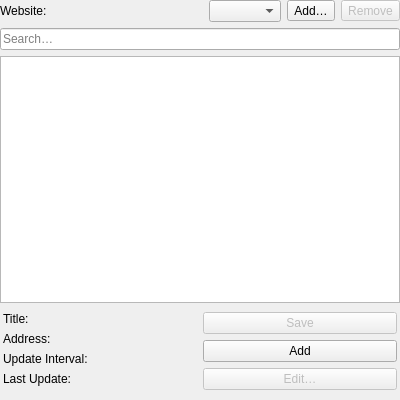
<?xml version="1.0" encoding="UTF-8"?>
<ui version="4.0">
 <class>Otter::ContentFiltersContentsWidget</class>
 <widget class="QWidget" name="Otter::ContentFiltersContentsWidget">
  <property name="geometry">
   <rect>
    <x>0</x>
    <y>0</y>
    <width>400</width>
    <height>400</height>
   </rect>
  </property>
  <layout class="QVBoxLayout" name="verticalLayout" stretch="0">
   <property name="leftMargin">
    <number>0</number>
   </property>
   <property name="topMargin">
    <number>0</number>
   </property>
   <property name="rightMargin">
    <number>0</number>
   </property>
   <property name="bottomMargin">
    <number>0</number>
   </property>
   <item>
    <widget class="QStackedWidget" name="stackedWidget">
     <property name="currentIndex">
      <number>1</number>
     </property>
     <widget class="QWidget" name="informationPage">
      <layout class="QVBoxLayout" name="informationLayout">
       <property name="leftMargin">
        <number>0</number>
       </property>
       <property name="topMargin">
        <number>0</number>
       </property>
       <property name="rightMargin">
        <number>0</number>
       </property>
       <property name="bottomMargin">
        <number>0</number>
       </property>
       <item>
        <widget class="Otter::ItemViewWidget" name="informationViewWidget">
         <property name="editTriggers">
          <set>QAbstractItemView::NoEditTriggers</set>
         </property>
         <property name="showDropIndicator" stdset="0">
          <bool>false</bool>
         </property>
         <attribute name="headerVisible">
          <bool>false</bool>
         </attribute>
        </widget>
       </item>
      </layout>
     </widget>
     <widget class="QWidget" name="settingsPage">
      <layout class="QVBoxLayout" name="settingsLayout" stretch="0,0,1,0">
       <property name="leftMargin">
        <number>0</number>
       </property>
       <property name="topMargin">
        <number>0</number>
       </property>
       <property name="rightMargin">
        <number>0</number>
       </property>
       <property name="bottomMargin">
        <number>0</number>
       </property>
       <item>
        <layout class="QHBoxLayout" name="horizontalLayout" stretch="1,0,0,0">
         <item>
          <widget class="QLabel" name="hostLabel">
           <property name="text">
            <string>Website:</string>
           </property>
           <property name="buddy">
            <cstring>hostComboBox</cstring>
           </property>
          </widget>
         </item>
         <item>
          <widget class="QComboBox" name="hostComboBox"/>
         </item>
         <item>
          <widget class="QToolButton" name="addHostButton">
           <property name="text">
            <string>Add…</string>
           </property>
          </widget>
         </item>
         <item>
          <widget class="QToolButton" name="removeHostButton">
           <property name="enabled">
            <bool>false</bool>
           </property>
           <property name="text">
            <string>Remove</string>
           </property>
          </widget>
         </item>
        </layout>
       </item>
       <item>
        <widget class="Otter::LineEditWidget" name="filterLineEditWidget">
         <property name="placeholderText">
          <string>Search…</string>
         </property>
         <property name="clearButtonEnabled">
          <bool>true</bool>
         </property>
        </widget>
       </item>
       <item>
        <widget class="Otter::ContentFiltersViewWidget" name="profilesViewWidget">
         <property name="editTriggers">
          <set>QAbstractItemView::CurrentChanged</set>
         </property>
         <property name="alternatingRowColors">
          <bool>true</bool>
         </property>
         <attribute name="headerDefaultSectionSize">
          <number>200</number>
         </attribute>
        </widget>
       </item>
       <item>
        <widget class="QWidget" name="detailsWidget" native="true">
         <layout class="QHBoxLayout" name="detailsLayout">
          <property name="leftMargin">
           <number>3</number>
          </property>
          <property name="topMargin">
           <number>3</number>
          </property>
          <property name="rightMargin">
           <number>3</number>
          </property>
          <property name="bottomMargin">
           <number>3</number>
          </property>
          <item>
           <layout class="QFormLayout" name="formLayout">
            <item row="0" column="0">
             <widget class="QLabel" name="titleLabel">
              <property name="text">
               <string>Title:</string>
              </property>
             </widget>
            </item>
            <item row="0" column="1">
             <widget class="Otter::TextLabelWidget" name="titleLabelWidget" native="true"/>
            </item>
            <item row="3" column="0">
             <widget class="QLabel" name="lastUpdateLabel">
              <property name="text">
               <string>Last Update:</string>
              </property>
             </widget>
            </item>
            <item row="3" column="1">
             <widget class="Otter::TextLabelWidget" name="lastUpdateLabelWidget" native="true"/>
            </item>
            <item row="2" column="0">
             <widget class="QLabel" name="updateIntervalLabel">
              <property name="text">
               <string>Update Interval:</string>
              </property>
             </widget>
            </item>
            <item row="2" column="1">
             <widget class="Otter::TextLabelWidget" name="updateIntervalLabelWidget" native="true"/>
            </item>
            <item row="1" column="0">
             <widget class="QLabel" name="updateUrlLabel">
              <property name="text">
               <string>Address:</string>
              </property>
             </widget>
            </item>
            <item row="1" column="1">
             <widget class="Otter::TextLabelWidget" name="updateUrlLabelWidget" native="true"/>
            </item>
           </layout>
          </item>
          <item>
           <layout class="QVBoxLayout" name="actionsLayout">
            <item>
             <widget class="QPushButton" name="saveButton">
              <property name="enabled">
               <bool>false</bool>
              </property>
              <property name="text">
               <string>Save</string>
              </property>
             </widget>
            </item>
            <item>
             <widget class="QPushButton" name="addlButton">
              <property name="text">
               <string>Add</string>
              </property>
             </widget>
            </item>
            <item>
             <widget class="QPushButton" name="editButton">
              <property name="enabled">
               <bool>false</bool>
              </property>
              <property name="text">
               <string>Edit…</string>
              </property>
             </widget>
            </item>
            <item>
             <spacer name="actionsSpacer">
              <property name="orientation">
               <enum>Qt::Vertical</enum>
              </property>
             </spacer>
            </item>
           </layout>
          </item>
         </layout>
        </widget>
       </item>
      </layout>
     </widget>
    </widget>
   </item>
  </layout>
 </widget>
 <customwidgets>
  <customwidget>
   <class>Otter::ContentFiltersViewWidget</class>
   <extends>QTreeView</extends>
   <header>src/ui/ContentFiltersViewWidget.h</header>
  </customwidget>
  <customwidget>
   <class>Otter::ItemViewWidget</class>
   <extends>QTreeView</extends>
   <header>src/ui/ItemViewWidget.h</header>
  </customwidget>
  <customwidget>
   <class>Otter::LineEditWidget</class>
   <extends>QLineEdit</extends>
   <header>src/ui/LineEditWidget.h</header>
  </customwidget>
  <customwidget>
   <class>Otter::TextLabelWidget</class>
   <extends>QWidget</extends>
   <header>src/ui/TextLabelWidget.h</header>
   <container>1</container>
  </customwidget>
 </customwidgets>
 <resources/>
 <connections/>
</ui>
